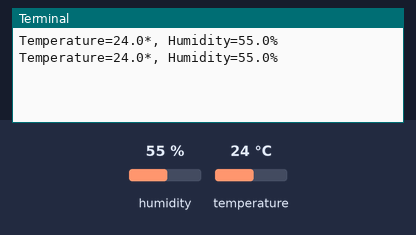
A program run on a simulated Raspberry Pi (BCM pin numbers). Parts: the last lines printed to the terminal. Inputs (shaded band) come from the test bench; at power-on: humidity 55 %, temperature 24 °C.

Above: at 1.2 s.
1.3 s: humidity set to 22 %
At 2.3 s:
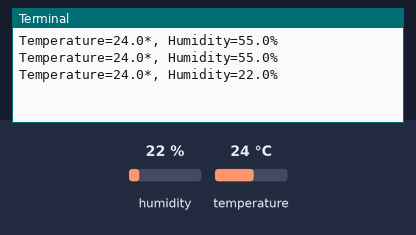
2.8 s: temperature set to 12 °C
At 3.5 s:
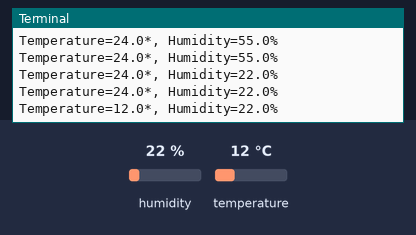
4.3 s: humidity set to 40 %
At 4.8 s:
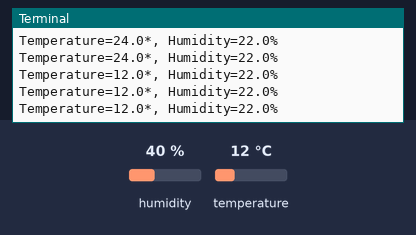
Timing chart, 0 to 7.3 s (numbered marks = the images above; inputs shaded):
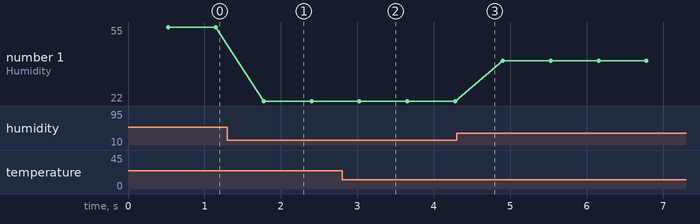

The program:

dht11.py
```python
import Adafruit_DHT
import time

sensor = Adafruit_DHT.DHT11

DHT_PIN = 4

try:
    while True:
        h, t = Adafruit_DHT.read_retry(sensor, DHT_PIN)

        if h is not None and t is not None:
            print(f'Temperature={t:.1f}*, Humidity={h:.1f}%')#온도를 *로 표시
            #print('T~~%.1f, H~~%.1f' % (t, h)) 프린트 두가지 방식...   ?

        else:
            print('read error')

        time.sleep(0.1)
finally:
    print('bye')
```

Measured:
- after the input at 1.3 s, the terminal: prints a new line after 0.48 s (image 1)
- after the input at 2.8 s, the terminal: prints a new line after 0.23 s (image 2)
- plotted number 1: 55 → 22 after the input at 1.3 s, 22 → 40 after the input at 4.3 s
